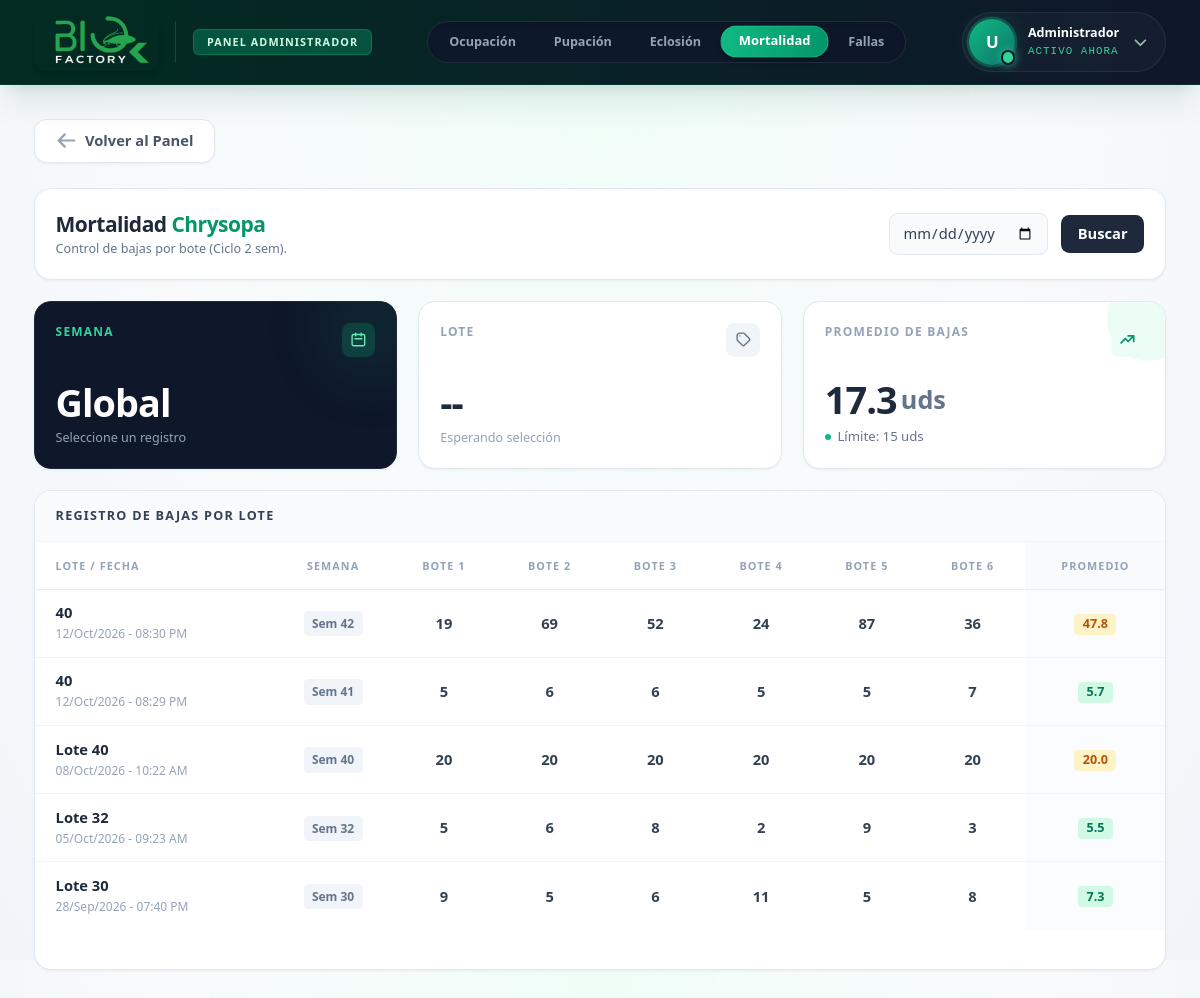
Screenshot of /admin/mortalidad with the database file from the repository.
### tables this page shows
CREATE TABLE PROD_DETALLE_CHRYSOPA (
    id_detallechr INTEGER PRIMARY KEY AUTOINCREMENT,
    id_lote INTEGER,
    semana INTEGER,
    id_operador INTEGER,
    fecha_registro DATETIME
);

### routes/admin.py (the view)
@admin_bp.route('/mortalidad')
def mortalidad():
    try:
        conn = get_db_connection()
        cursor = conn.cursor()
        cursor.execute("""
            SELECT P.id_detallechr, P.id_lote, P.semana, P.fecha_registro, U.nombre_usuario
            FROM PROD_DETALLE_CHRYSOPA P
            JOIN USUARIOS U ON P.id_operador = U.id_usuario
            WHERE P.id_detallechr IN (SELECT DISTINCT id_detallechr FROM MORTALIDAD_BOTES)
            ORDER BY P.id_detallechr DESC
        """)
        lotes = cursor.fetchall()
        historial = []
        suma_promedios = 0
        for lote in lotes:
            cursor.execute("SELECT numero_bote, cant_muertos FROM MORTALIDAD_BOTES WHERE id_detallechr = ?", (lote['id_detallechr'],))
            botes = {fila['numero_bote']: fila['cant_muertos'] for fila in cursor.fetchall()}
            r1 = botes.get(1, 0); r2 = botes.get(2, 0); r3 = botes.get(3, 0)
            r4 = botes.get(4, 0); r5 = botes.get(5, 0); r6 = botes.get(6, 0)
            promedio = round((r1 + r2 + r3 + r4 + r5 + r6) / 6, 1)
            suma_promedios += promedio
            try:
                fecha_obj = datetime.strptime(lote['fecha_registro'], '%Y-%m-%d %H:%M:%S')
                fecha_str = fecha_obj.strftime('%d/%b/%Y - %I:%M %p')
                fecha_iso = fecha_obj.strftime('%Y-%m-%d')
            except:
                fecha_str = fecha_iso = lote['fecha_registro']
            estatus = "Tolerable" if promedio <= 15.0 else "Requiere Revisión"
            historial.append({
                'lote': lote['id_lote'], 'semana': lote['semana'],
                'fecha_str': fecha_str, 'fecha_iso': fecha_iso, 'operador': lote['nombre_usuario'],
                'r1': r1, 'r2': r2, 'r3': r3, 'r4': r4, 'r5': r5, 'r6': r6,
                'promedio': promedio, 'estatus': estatus
            })
        promedio_global = round(suma_promedios / len(historial), 1) if historial else 0.0
        conn.close()
    except Exception as e:
        print("Error en admin mortalidad:", e)
        historial = []; promedio_global = 0.0
    return render_template('admin/chrysopa/mortalidad.html', historial=historial, promedio_global=promedio_global)
    return render_template('admin/chrysopa/eclosion.html', historial=historial, promedio_global=promedio_global, ultimo=ultimo)

### routes/admin.py (called while the page is built)
def get_db_connection():
    conn = sqlite3.connect('Bd_SIO-AGRO.db', isolation_level=None)
    conn.row_factory = sqlite3.Row
    return conn

### templates/admin/chrysopa/mortalidad.html (shortened to what this page needs)
{% extends "admin/base_admin.html" %}
{% block navbar_menu %}
<div class="w-full max-w-full overflow-x-auto hide-scroll flex justify-start sm:justify-center px-3 py-1">
    <div class="inline-flex items-center gap-1 p-1 bg-slate-900/80 rounded-full border border-slate-700/50 backdrop-blur-md shadow-inner flex-nowrap min-w-max">
        <a href="{{ url_for('admin.ocupacion') }}"
           class="px-4 py-1.5 rounded-full text-xs font-bold text-slate-400 hover:text-white hover:bg-slate-800/80 transition-all whitespace-nowrap">
            Ocupación
        </a>
        <a href="{{ url_for('admin.pupacion') }}"
           class="px-4 py-1.5 rounded-full text-xs font-bold text-slate-400 hover:text-white hover:bg-slate-800/80 transition-all whitespace-nowrap">
            Pupación
        </a>
        <a href="{{ url_for('admin.eclosion') }}"
           class="px-4 py-1.5 rounded-full text-xs font-bold text-slate-400 hover:text-white hover:bg-slate-800/80 transition-all whitespace-nowrap">
            Eclosión
        </a>
        <a href="{{ url_for('admin.mortalidad') }}"
           class="px-4 py-1.5 rounded-full text-xs font-black text-white bg-gradient-to-r from-emerald-500 to-emerald-600 shadow-md border border-emerald-400/30 scale-[1.03] transition-all cursor-default whitespace-nowrap">
            Mortalidad
        </a>
        <a href="{{ url_for('admin.fallas') }}"
           class="px-4 py-1.5 rounded-full text-xs font-bold text-slate-400 hover:text-white hover:bg-slate-800/80 transition-all whitespace-nowrap">
            Fallas
        </a>
    </div>
</div>
{% endblock %}
{% block content %}
    <div class="w-full max-w-6xl mx-auto flex flex-col gap-5 pb-16 mb-8">
        <div class="flex flex-col md:flex-row justify-between items-start md:items-center bg-white p-5 rounded-2xl shadow-sm border border-slate-200 gap-4">
            <div>
                <h1 class="text-xl font-black text-slate-800 tracking-tight">Mortalidad <span class="text-emerald-600">Chrysopa</span></h1>
                <p class="text-xs text-slate-500 font-medium mt-0.5">Control de bajas por bote (Ciclo 2 sem).</p>
            </div>
            <div class="flex items-center gap-3 w-full md:w-auto">
                <input type="date" id="dateSearch" class="border border-slate-200 rounded-lg px-3 py-2 text-sm text-slate-700 focus:ring-2 focus:ring-emerald-500 bg-slate-50">
                <button id="btnSearch" class="bg-slate-800 text-white px-4 py-2 rounded-lg text-sm font-bold hover:bg-slate-900 transition-all">Buscar</button>
            </div>
        </div>
        <div class="grid grid-cols-1 md:grid-cols-3 gap-5">
            <div class="bg-slate-900 p-5 rounded-2xl shadow-sm border border-slate-800 relative overflow-hidden flex flex-col justify-between min-h-[140px]">
                <div class="absolute -right-6 -top-6 w-24 h-24 bg-emerald-500/10 rounded-full blur-xl pointer-events-none"></div>
                <div class="relative z-10 flex justify-between items-start">
                    <h3 class="text-emerald-400 text-[10px] font-bold uppercase tracking-widest">Semana</h3>
                    <div class="w-8 h-8 rounded-lg bg-emerald-500/20 text-emerald-300 flex items-center justify-center">
                        <svg class="w-4 h-4" fill="none" stroke="currentColor" viewBox="0 0 24 24"><path stroke-linecap="round" stroke-linejoin="round" stroke-width="2" d="M8 7V3m8 4V3m-9 8h10M5 21h14a2 2 0 002-2V7a2 2 0 00-2-2H5a2 2 0 00-2 2v12a2 2 0 002 2z"></path></svg>
                    </div>
                </div>
                <div class="relative z-10 mt-auto pt-2">
                    <p id="valSemana" class="text-4xl font-black text-white tracking-tight leading-none">Global</p>
                    <span id="subSemana" class="text-xs text-slate-400 font-medium mt-2 block">Seleccione un registro</span>
                </div>
            </div>
            <div class="bg-white p-5 rounded-2xl shadow-sm border border-slate-200 relative overflow-hidden flex flex-col justify-between min-h-[140px]">
                <div class="relative z-10 flex justify-between items-start">
                    <h3 class="text-slate-400 text-[10px] font-bold uppercase tracking-widest">Lote</h3>
                    <div class="w-8 h-8 rounded-lg bg-slate-100 text-slate-500 flex items-center justify-center">
                        <svg class="w-4 h-4" fill="none" stroke="currentColor" viewBox="0 0 24 24"><path stroke-linecap="round" stroke-linejoin="round" stroke-width="2" d="M7 7h.01M7 3h5c.512 0 1.024.195 1.414.586l7 7a2 2 0 010 2.828l-7 7a2 2 0 01-2.828 0l-7-7A1.994 1.994 0 013 12V7a4 4 0 014-4z"></path></svg>
                    </div>
                </div>
                <div class="relative z-10 mt-auto pt-2">
                    <p id="valLote" class="text-4xl font-black text-slate-800 tracking-tight leading-none">--</p>
                    <span id="subLote" class="text-xs text-slate-400 font-medium mt-2 block">Esperando selección</span>
                </div>
            </div>
            <div class="bg-white p-5 rounded-2xl shadow-sm border border-slate-200 relative overflow-hidden flex flex-col justify-between min-h-[140px]">
                <div class="relative z-10 flex justify-between items-start">
                    <h3 class="text-slate-400 text-[10px] font-bold uppercase tracking-widest">Promedio de Bajas</h3>
                    <div id="iconBoxPromedio" class="w-8 h-8 rounded-lg bg-emerald-50 text-emerald-600 flex items-center justify-center transition-colors duration-500">
                        <svg class="w-4 h-4" fill="none" stroke="currentColor" viewBox="0 0 24 24"><path stroke-linecap="round" stroke-linejoin="round" stroke-width="2.5" d="M13 7h8m0 0v8m0-8l-8 8-4-4-6 6"></path></svg>
                    </div>
                </div>
                <div class="relative z-10 mt-auto pt-2">
                    <div class="flex items-end gap-1">
                        <p id="valPromedio" class="text-4xl font-black text-slate-800 tracking-tight leading-none transition-colors duration-500" data-global="{{ promedio_global }}">{{ promedio_global }}</p>
                        <span id="symbolPromedio" class="text-2xl font-bold text-slate-500 mb-0.5 transition-colors duration-500">uds</span>
                    </div>
                    <div class="flex items-center gap-1.5 mt-2">
                        <div id="dotPromedio" class="w-1.5 h-1.5 rounded-full bg-emerald-500 transition-colors duration-500"></div>
                        <span id="subPromedio" class="text-[11px] text-slate-500 font-medium transition-colors">Límite: 15 uds</span>
                    </div>
                </div>
            </div>
        </div>
        <div class="bg-white rounded-2xl shadow-sm border border-slate-200 overflow-hidden flex flex-col flex-1 min-h-[400px]">
            <div class="bg-slate-50 border-b border-slate-100 px-5 py-4">
                <h2 class="text-xs font-bold text-slate-700 uppercase tracking-widest">Registro de Bajas por Lote</h2>
            </div>
            <div class="overflow-x-auto overflow-y-auto max-h-[55vh]" id="scrollTable">
                <table class="min-w-full divide-y divide-slate-100 text-sm">
                    <thead class="bg-white text-slate-400 sticky top-0 z-10 shadow-sm">
                        <tr>
                            <th class="px-5 py-3 text-left font-black uppercase tracking-widest text-[9px]">Lote / Fecha</th>
                            <th class="px-3 py-3 text-center font-black uppercase tracking-widest text-[9px]">Semana</th>
                            <th class="px-4 py-3 text-center font-black uppercase tracking-widest text-[9px]">Bote 1</th>
                            <th class="px-4 py-3 text-center font-black uppercase tracking-widest text-[9px]">Bote 2</th>
                            <th class="px-4 py-3 text-center font-black uppercase tracking-widest text-[9px]">Bote 3</th>
                            <th class="px-4 py-3 text-center font-black uppercase tracking-widest text-[9px]">Bote 4</th>
                            <th class="px-4 py-3 text-center font-black uppercase tracking-widest text-[9px]">Bote 5</th>
                            <th class="px-4 py-3 text-center font-black uppercase tracking-widest text-[9px]">Bote 6</th>
                            <th class="px-4 py-3 text-center font-black uppercase tracking-widest text-[9px] bg-slate-50">Promedio</th>
                        </tr>
                    </thead>
                    <tbody class="divide-y divide-slate-100 bg-white" id="lotesTableBody">
                        {% for reg in historial %}
                        <tr class="data-row hover:bg-slate-50 cursor-pointer transition-colors" data-lote="{{ reg.lote }}" data-semana="{{ reg.semana }}" data-fecha="{{ reg.fecha_iso }}" data-promedio="{{ reg.promedio }}">
                            <td class="px-5 py-3 whitespace-nowrap">
                                <div class="font-bold text-slate-800 text-sm">{{ reg.lote }}</div>
                                <div class="text-[10px] text-slate-400 font-medium">{{ reg.fecha_str }}</div>
                            </td>
                            <td class="px-3 py-3 whitespace-nowrap text-center">
                                <span class="text-[10px] font-bold text-slate-500 bg-slate-100 px-2 py-1 rounded">Sem {{ reg.semana }}</span>
                            </td>
                            <td class="px-4 py-3 whitespace-nowrap text-center">
                                <div class="text-slate-700 font-bold text-sm">{{ reg.r1 }}</div>
                            </td>
                            <td class="px-4 py-3 whitespace-nowrap text-center">
                                <div class="text-slate-700 font-bold text-sm">{{ reg.r2 }}</div>
                            </td>
                            <td class="px-4 py-3 whitespace-nowrap text-center">
                                <div class="text-slate-700 font-bold text-sm">{{ reg.r3 }}</div>
                            </td>
                            <td class="px-4 py-3 whitespace-nowrap text-center">
                                <div class="text-slate-700 font-bold text-sm">{{ reg.r4 }}</div>
                            </td>
                            <td class="px-4 py-3 whitespace-nowrap text-center">
                                <div class="text-slate-700 font-bold text-sm">{{ reg.r5 }}</div>
                            </td>
                            <td class="px-4 py-3 whitespace-nowrap text-center">
                                <div class="text-slate-700 font-bold text-sm">{{ reg.r6 }}</div>
                            </td>
                            <td class="px-4 py-3 whitespace-nowrap text-center bg-slate-50/50">
                                <span class="inline-flex items-center px-2 py-0.5 rounded text-xs font-black {% if reg.promedio <= 15.0 %}text-emerald-700 bg-emerald-100{% else %}text-amber-700 bg-amber-100{% endif %}">{{ reg.promedio }}</span>
                            </td>
                        </tr>
                        {% else %}
                        <tr>
                            <td colspan="9" class="px-5 py-8 text-center text-slate-400 text-sm font-medium">Aún no hay registros de mortalidad en la base de datos.</td>
                        </tr>
                        {% endfor %}
                    </tbody>
                </table>
            </div>
        </div>
    </div>
{% endblock %}

### templates/admin/base_admin.html (style rules this page uses)
@media (min-width: 1024px) { html { zoom: 120%; } }

### rows the page displays
PROD_DETALLE_CHRYSOPA: lote "40", fecha_str "12/Oct/2026 - 08:30 PM", semana "42", r1 "19", r2 "69", r3 "52", r4 "24", r5 "87", r6 "36", promedio "47.8"
PROD_DETALLE_CHRYSOPA: lote "40", fecha_str "12/Oct/2026 - 08:29 PM", semana "41", r1 "5", r2 "6", r3 "6", r4 "5", r5 "5", r6 "7", promedio "5.7"
PROD_DETALLE_CHRYSOPA: lote "Lote 40", fecha_str "08/Oct/2026 - 10:22 AM", semana "40", r1 "20", r2 "20", r3 "20", r4 "20", r5 "20", r6 "20", promedio "20.0"
PROD_DETALLE_CHRYSOPA: lote "Lote 32", fecha_str "05/Oct/2026 - 09:23 AM", semana "32", r1 "5", r2 "6", r3 "8", r4 "2", r5 "9", r6 "3", promedio "5.5"
PROD_DETALLE_CHRYSOPA: lote "Lote 30", fecha_str "28/Sep/2026 - 07:40 PM", semana "30", r1 "9", r2 "5", r3 "6", r4 "11", r5 "5", r6 "8", promedio "7.3"

### other values shown
{{ session.get('nombre', 'U')[0]|upper if session.get('nombre') else 'U' }} "U"
{{ session.get('nombre', 'Administrador') }} "Administrador"
{{ promedio_global }} "17.3"
